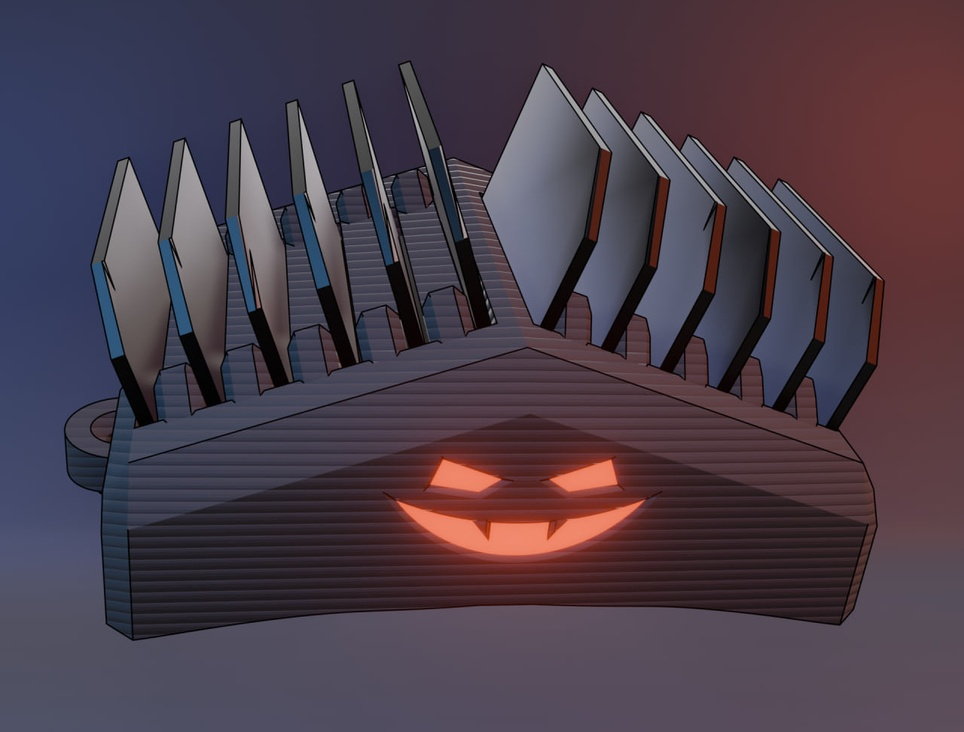
#> input picture lab1/test.jpg, 964 x 732 px, shrunk from 1280 x 972 before the run
$ jupyter execute lab11_1.ipynb
#> lines starting #> are read from the running program, lines starting #| are printed output that depends on the picture
[cell 1]
import cv2 as cv
from matplotlib import pyplot as plt

# Сопоставление дескрипторов (Brute-Force Matcher)
# https://docs.opencv.org/3.4/dc/dc3/tutorial_py_matcher.html

# В примере используется ORB и BFMatcher с нормой Hamming.

img1 = cv.imread('../lab1/test.jpg')
#> img1 is the input picture: shape (732, 964, 3); mean B, G, R 73.8, 61.5, 74.7
img2 = cv.imread('../lab1/test.jpg')
assert img1 is not None, "Файл не найден."
assert img2 is not None, "Файл не найден."

[cell 2]
# 2. Создаём извлекатель признаков ORB
orb = cv.ORB_create()

# 3. Находим ключевые точки и дескрипторы
kp1, des1 = orb.detectAndCompute(img1, None)
#> kp1 = 500 keypoints; strongest (x, y, size): (464, 237, 31), (581, 109, 31), (396, 260, 31), (631, 129, 31)
kp2, des2 = orb.detectAndCompute(img2, None)
#> kp2 has the same summary as kp1

print("Ключевых точек в img1:", len(kp1))
#| Ключевых точек в img1: 500
print("Ключевых точек в img2:", len(kp2))
#| Ключевых точек в img2: 500

[cell 3]
# 4. Создаём Brute-Force matcher с нормой Hamming
bf = cv.BFMatcher(cv.NORM_HAMMING, crossCheck=True)

# 5. Выполняем сопоставление дескрипторов
matches = bf.match(des1, des2)
#> matches = 500 matches

# Сортируем по расстоянию (чем меньше, тем лучше)
matches = sorted(matches, key=lambda x: x.distance)

# 6. Рисуем первые 20 совпадений
img_matches = cv.drawMatches(
    img1, kp1,
    img2, kp2,
    matches[:20],
    None,
    flags=cv.DrawMatchesFlags_NOT_DRAW_SINGLE_POINTS,
)
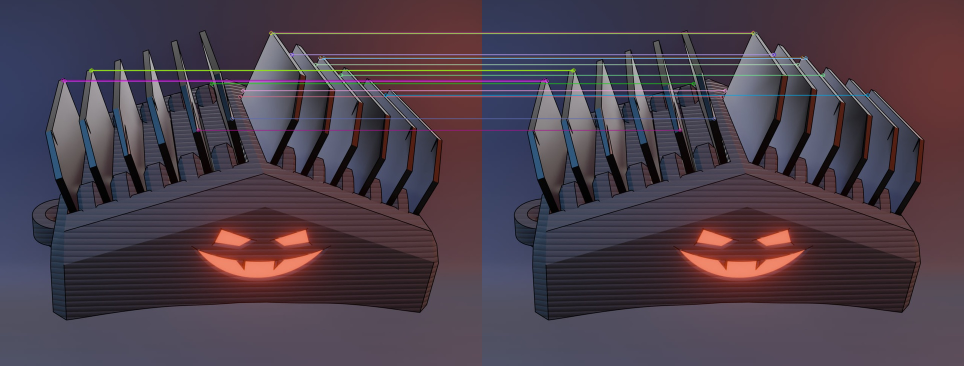
#> img_matches: shape (732, 1928, 3) (shown at 1/2 size); mean B, G, R 74.9, 62.8, 75.8

plt.imshow(img_matches)
